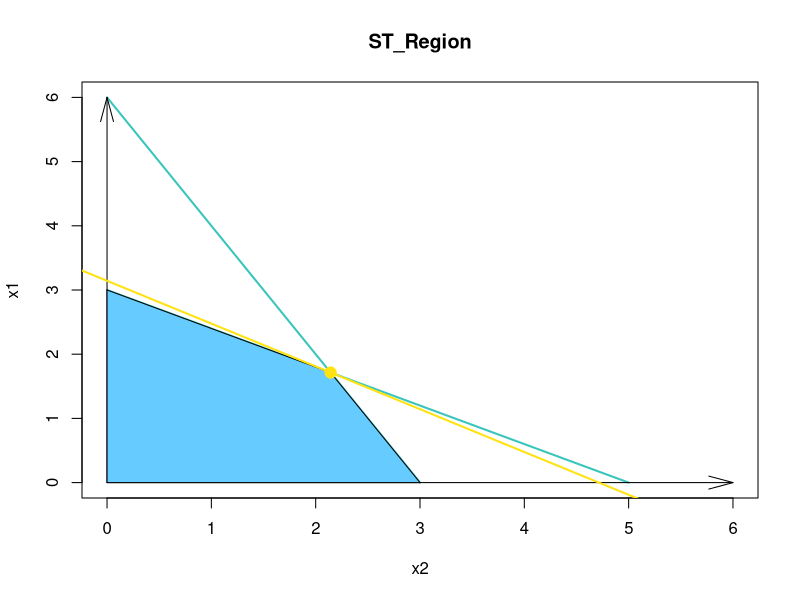

Generate this figure with R:
# 第一部分 #
#本部分将使用扩展包来实现运筹学相关计算
#（该部分参考文献）
#[1]高成强.R语言在几类优化问题中的应用[J].价值工程,2019,38(17):238-240.DOI:10.14018/j.cnki.cn13-1085/n.2019.17.058.
#[2]李光.基于R语言的管理运筹学教学实验设计[J].高教学刊,2020,(03):95-97+100.DOI:10.19980/j.cn23-1593/g4.2020.03.029.


### 线性规划
## 图解法，附图请看第二部分
#本部分使用扩展包lpSolve
install.packages("lpSolve")

# 第二部分 #
#本部分将不使用任何扩展包来实现运筹学相关计算

### 线性规划
## 图解法，附图
#在图解法中，我们很容易发现，最优解总是出现在可行域的顶点上，我们这时不采用单纯形法来完成这一部分代码
#以以下题目为例，我们先实现最简单的一种情况
# max z = 2x1 + 3x2
# x1 + 2x2 <= 6 
# 5x1 + 3x2 <= 15
# x1, x2 >= 0

#定义目标函数
OFV<-function(x1,x2){2*x1+3*x2}
#定义可行域对应的几条边界线（这个时候就可以发现图解法只能应用于双变量）
st1<-function(x){6-2*x}
st2<-function(x){3-3/5*x}
#计算可行域顶点
intersection<-function(st1,st2,interval) #定义求解函数
{ 
    diff_func<-function(x) st1(x)-st2(x)
    result<-uniroot(diff_func,interval=interval)
    return(result$root)
} 
interval<-c(0,6)
intersection_cov<-(intersection(st1,st2,interval));intersection_cov #求st1和st2的凸交点的x值
intersection_x1<-uniroot(st1,interval=c(0,6))$root
intersection_x2<-uniroot(st2,interval=c(0,6))$root
intersection_xaxis<-min(intersection_x1,intersection_x2);intersection_xaxis #求x轴上的顶点的x值
intersection_y1<-st1(0)
intersection_y2<-st2(0)
intersection_yaxis<-min(intersection_y1,intersection_y2);intersection_yaxis #求y轴上的顶点的x值
intersection_cov_y<-st1(intersection_cov)
vertex_list<-list(
    vertex_cov=c(intersection_cov,intersection_cov_y), # 凸交点
    vertex_xaxis = c(intersection_xaxis,0), # x轴上的顶点
    vertex_yaxis = c(0,intersection_yaxis) # y轴上的顶点
)
vertex_list
#现在我们也可以把可行域用r语言进行绘图
plot.new()
plot(0,0,type="n",xlim=c(0,6),ylim=c(0,6),xlab="x2",ylab="x1",main="ST_Region")
curve(st1,from=0,to=3,add=TRUE,col="#39c5bb",lwd=2)
curve(st2,from=0,to=5,add=TRUE,col="#39c5bb",lwd=2)
arrows(0,0,0,6,length=0.25,angle=15) #curve函数无法应用于函数st3
arrows(0,0,6,0,length=0.25,angle=15) #也可以用abline(h=0,lwd=2)和abline(v=0,lwd=2)，但是没有坐标轴箭头
polygon(c(0,intersection_xaxis,intersection_cov,0),c(0,0,intersection_cov_y,intersection_yaxis),
        col="#66ccff",border = "black")
#计算最优解
z_values<-sapply(vertex_list,function(vertex)
{
    x1<-vertex[1]
    x2<-vertex[2]
    OFV(x1,x2)
})
OPT<-max(z_values)
opt_index<-which.max(z_values)
opt_vertex<-vertex_list[[opt_index]]
print("最优解为：")
print(opt_vertex)
print("最优目标函数值为：")
print(OPT)
#将最优解对应的图像绘制到图像上
slope<--2/3
intercept<-OPT/3
abline(a=intercept,b=slope,col="#FFE212",lwd = 2)
points(opt_vertex[1],opt_vertex[2],col="#FFE212",pch = 19,cex = 1.5)
#此时可以更改之前图像的标题，但是会有很冗余的代码
#plot.new()
#plot(0,0,type="n",xlim=c(0,6),ylim=c(0,6),xlab="x2",ylab="x1",main="Optimal Solution")
#curve(st1,from=0,to=3,add=TRUE,col="#39c5bb",lwd=2)
#curve(st2,from=0,to=5,add=TRUE,col="#39c5bb",lwd=2)
#arrows(0,0,0,6,length=0.25,angle=15)
#arrows(0,0,6,0,length=0.25,angle=15)
#polygon(c(0,intersection_xaxis,intersection_cov,0),c(0,0,intersection_cov_y,intersection_yaxis),
#        col="#66ccff",border = "black")
#abline(a=intercept,b=slope,col="#FFE212",lwd = 2)
#points(opt_vertex[1],opt_vertex[2],col="#FFE212",pch = 19,cex = 1.5)